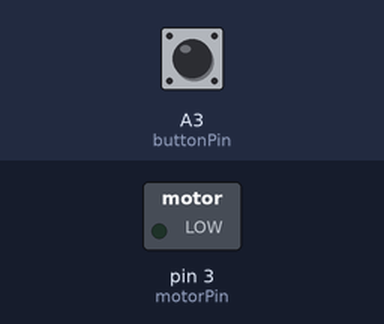
Recording of a sketch running on a simulated Arduino Uno, built with avr-gcc and run on an emulated ATmega328P. On the bench: switched loads named in the sketch (green lamp = pin HIGH). Inputs (shaded band) come from the test bench; at power-on: A3 (buttonPin) HIGH.

Above: at 1.2 s.
1.3 s: A3 (buttonPin) pulled LOW for 0.15 s
At 1.37 s:
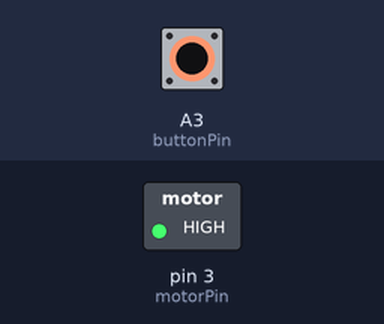
2.9 s: A3 (buttonPin) pulled LOW for 3.2 s
At 6.9 s:
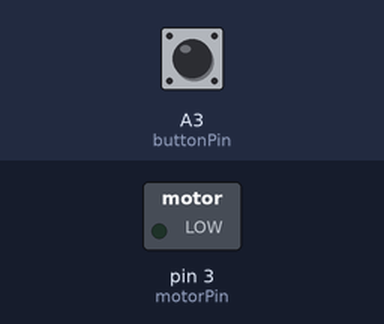
Timing chart, 0 to 8.4 s (numbered marks = the images above; inputs shaded):
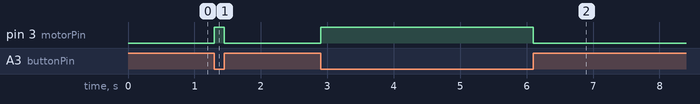

Measured:
- after the input at 1.3 s, pin 3 (motorPin): LOW → HIGH at once, → LOW 0.15 s later
- after the input at 2.9 s, pin 3 (motorPin): LOW → HIGH at once, → LOW 3.2 s later

The sketch:

dcmotorstirmomentarypush.ino
```cpp
const int buttonPin = A3;
const int motorPin = 3;

void setup() {
  pinMode(buttonPin, INPUT_PULLUP);
  pinMode(motorPin, OUTPUT);

  digitalWrite(motorPin, LOW);  // Motor OFF initially
}

void loop() {
  if (digitalRead(buttonPin) == LOW) {
    digitalWrite(motorPin, HIGH);  // Gate gets voltage → motor ON
  } else {
    digitalWrite(motorPin, LOW);   // Gate pulled LOW by Arduino → motor OFF
  }
}
```
